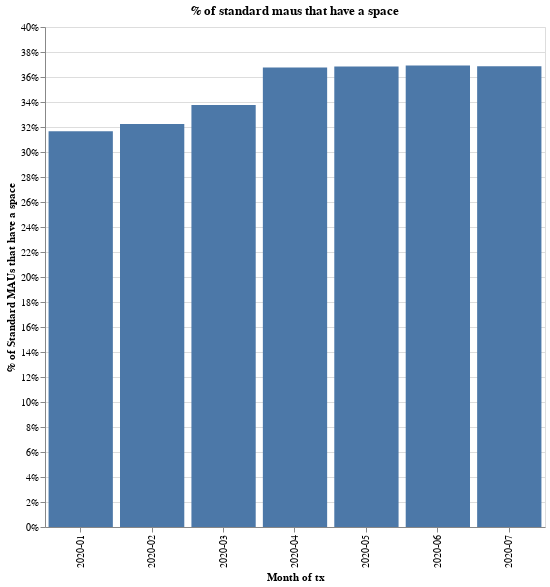

The cell this chart's notebook holds for it:
### Markdown cell above
What about spaces? Roughly 18% of standard MAUs do a spaces transaction each month.

### Code cell
df = pd.read_csv("tier_positioning_recenttx.csv").fillna(0)

df["spaces"] = 0
df.loc[df["n_spaces"] > 0, "spaces"] = 1

df = df.groupby(["month"])["spaces"].agg("mean").reset_index()

alt.Chart(df).mark_bar().encode(
    x=alt.X("month", axis=alt.Axis(title="Month of tx")),
    y=alt.Y(
        "spaces",
        axis=alt.Axis(format="%", title="% of Standard MAUs that have a space"),
    ),
).properties(width=500, height=500, title="% of standard maus that have a space")

### Figure 1 — Vega-Lite specification as saved in the notebook (floating-point values rounded to 4 significant figures)
{"config": {"view": {"continuousWidth": 400, "continuousHeight": 300}}, "data": {"name": "data-bd6c6d363a7ca476e61ac27626898365"}, "mark": "bar", "encoding": {"x": {"type": "nominal", "axis": {"title": "Month of tx"}, "field": "month"}, "y": {"type": "quantitative", "axis": {"format": "%", "title": "% of Standard MAUs that have a space"}, "field": "spaces"}}, "height": 500, "title": "% of standard maus that have a space", "width": 500, "$schema": "https://vega.github.io/schema/vega-lite/v4.0.2.json", "datasets": {"data-bd6c6d363a7ca476e61ac27626898365": [{"month": "2020-01", "spaces": 0.3165}, {"month": "2020-02", "spaces": 0.3224}, {"month": "2020-03", "spaces": 0.3376}, {"month": "2020-04", "spaces": 0.3675}, {"month": "2020-05", "spaces": 0.3684}, {"month": "2020-06", "spaces": 0.3691}, {"month": "2020-07", "spaces": 0.3686}]}}
